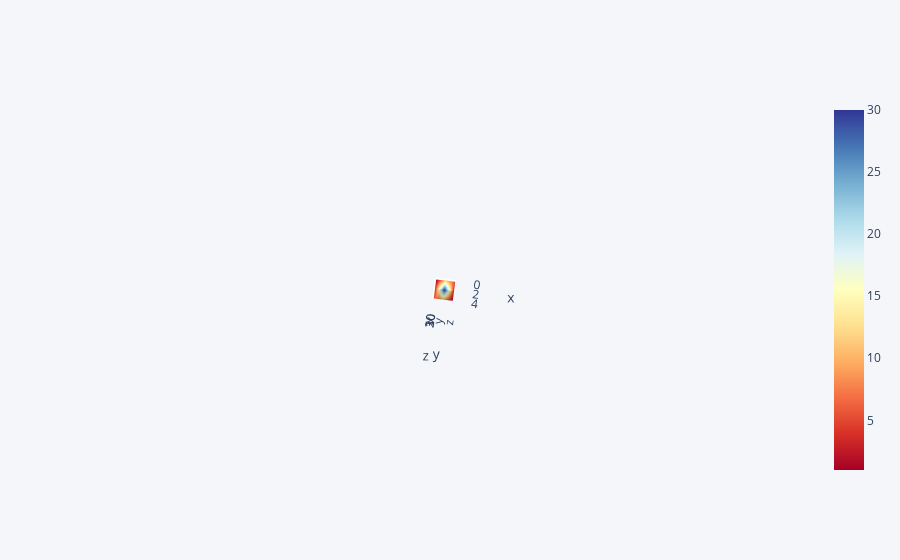

Notebook code cell kept with this figure:
### Code cell
df3.iplot(kind='surface',colorscale='rdylbu')

### Figure 1 — Plotly figure (JSON) as saved in the notebook; plotly's stock layout.template omitted (floating-point values rounded to 4 significant figures)
{"data": [{"colorscale": [[0, "rgb(165,0,38)"], [0.1, "rgb(215,48,39)"], [0.2, "rgb(244,109,67)"], [0.3, "rgb(253,174,97)"], [0.4, "rgb(254,224,144)"], [0.5, "rgb(255,255,191)"], [0.6, "rgb(224,243,248)"], [0.7, "rgb(171,217,233)"], [0.8, "rgb(116,173,209)"], [0.9, "rgb(69,117,180)"], [1, "rgb(49,54,149)"]], "type": "surface", "x": [0, 1, 2, 3, 4], "y": ["x", "y", "z"], "z": [[1, 2, 3, 4, 5], [10, 20, 30, 20, 10], [5, 4, 3, 2, 1]]}], "layout": {"autosize": true, "legend": {"bgcolor": "#F5F6F9", "font": {"color": "#4D5663"}}, "paper_bgcolor": "#F5F6F9", "plot_bgcolor": "#F5F6F9", "scene": {"aspectmode": "auto", "aspectratio": {"x": 1, "y": 1, "z": 1}, "camera": {"center": {"x": 0, "y": 0, "z": 0}, "eye": {"x": 0.4063, "y": 0.05126, "z": 22.11}, "projection": {"type": "perspective"}, "up": {"x": 1.351e-05, "y": -0.001317, "z": 1.0}}}, "title": {"font": {"color": "#4D5663"}}, "xaxis": {"gridcolor": "#E1E5ED", "showgrid": true, "tickfont": {"color": "#4D5663"}, "title": {"font": {"color": "#4D5663"}, "text": ""}, "zerolinecolor": "#E1E5ED"}, "yaxis": {"gridcolor": "#E1E5ED", "showgrid": true, "tickfont": {"color": "#4D5663"}, "title": {"font": {"color": "#4D5663"}, "text": ""}, "zerolinecolor": "#E1E5ED"}}}
